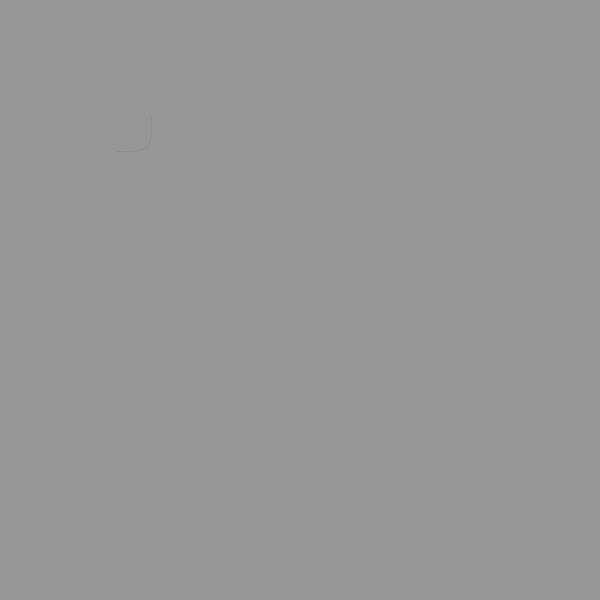
Frame 1 (no input)
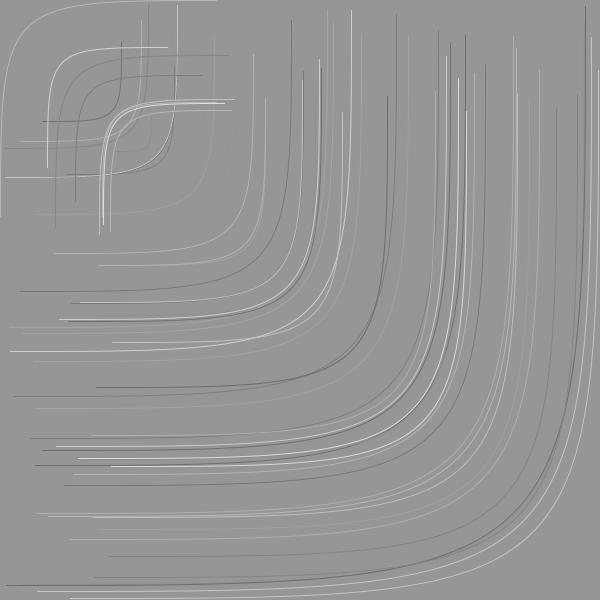
Frame 60 (the mouse pressed at the canvas centre just before this capture)
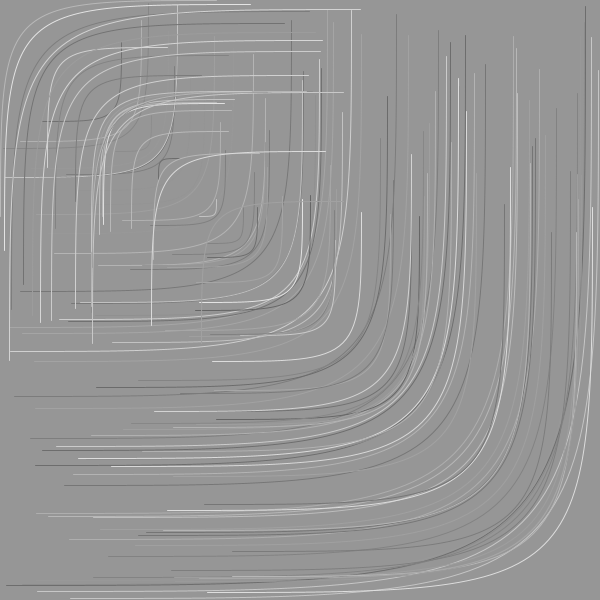
Frame 120 (the mouse held since frame 60 and released just before this capture)

The Processing sketch that drew these frames (run headless with seeded random() and noise(); from frame 60 on, the mouse is pressed at the canvas centre):

// Processing sketch: sketchyVs
// ── sketchyVs.pde
int i, j;
color[] colours = {#000000, #FFFFFF};
color COLOUR;
int WINDOWSIZE, BOXSIZE, MARGIN, COLSNUM;
int minx, miny, col, row;
int doublecolour;
int BGCOLOUR;
int LIMIT;
int q;

void setup() {
  LIMIT = int(random(2,20));
  q = 0;
  WINDOWSIZE = 600;
  COLSNUM = 5;
  BGCOLOUR = 150;
  surface.setSize(WINDOWSIZE, WINDOWSIZE);
  BOXSIZE = int(float(WINDOWSIZE) / COLSNUM);
  MARGIN = (WINDOWSIZE-(BOXSIZE*COLSNUM))/(COLSNUM+1);
  imageMode(CENTER);
  noStroke();
  noFill();
  background(BGCOLOUR);
  i = 0;
  j = 0;
  doublecolour = 0;
  col = 0;
  row = 0;
  minx = MARGIN;
  miny = MARGIN;
  COLOUR = colours[i];
  strokeWeight(1);
}

void mousePressed() {
  if(i++ < COLSNUM*COLSNUM - 1){
    minx = (minx + BOXSIZE + MARGIN) % (WINDOWSIZE-MARGIN);
    col = (col + 1);
    row = col/COLSNUM;
    miny = ((BOXSIZE + MARGIN)*(row)) % (WINDOWSIZE-MARGIN);
    doublecolour++;

  }
  else {
    setup();
  }
}     

color getNextColour(){
 return color(int(random(100,230)));
}

void repeat(){
int a = minx + int(random(BOXSIZE));
      int b = miny + 1 + int(random(BOXSIZE));
      int c;
      int d;
      do {
        c = minx + int(random(BOXSIZE));
      } while(a == c);
      do {
        d = miny + 1 + int(random(BOXSIZE));
      } while (d == b);

      sketchyCircle(a,b);
}

void draw() { 
  if(q++%LIMIT == 0){
    mousePressed();
  }
      int a = minx + int(random(BOXSIZE));
      int b = miny + 1 + int(random(BOXSIZE));
      int c;
      int d;
      do {
        c = minx + int(random(BOXSIZE));
      } while(a == c);
      do {
        d = miny + 1 + int(random(BOXSIZE));
      } while (d == b);
      COLOUR = getNextColour();
      stroke(COLOUR);
      sketchyCircle(a,b);

}

void sketchyCircle(int x1, int y1){
  beginShape();
  vertex(x1,y1);
  bezierVertex(x1, x1, x1, x1, y1, x1);
  //bezierVertex(50, 80, 60, 25, 30, 20);
  endShape();
}
